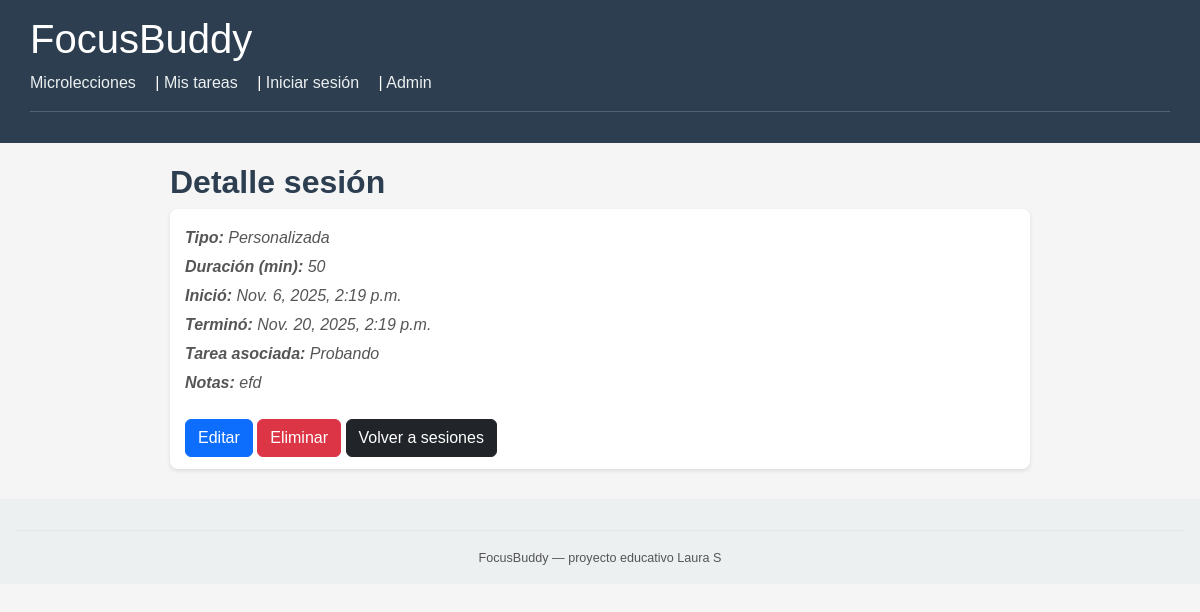
The app's page /sesiones/21/, older data.
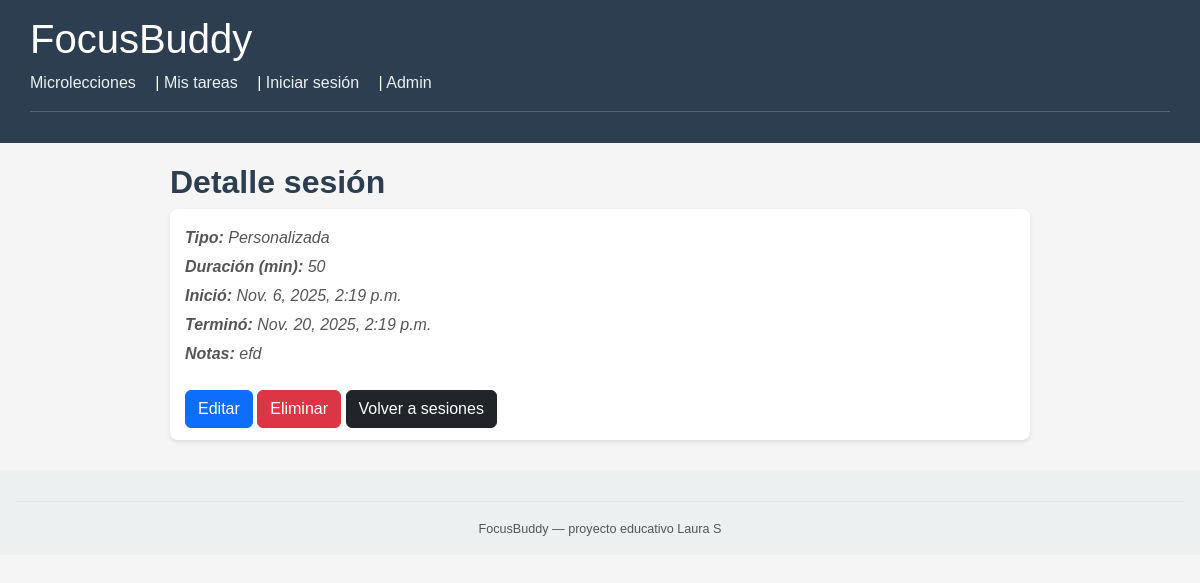
The same page, newer data.
### core/models.py (models this page shows, shortened)
class SesionEstudio(models.Model):
    POMODORO = 'Pomodoro'
    PERSONALIZADA = 'Personalizada'
    TIPOS_SESION = [
        (POMODORO, 'Pomodoro'),
        (PERSONALIZADA, 'Personalizada')
    ]
    usuario = models.ForeignKey(
        Usuario,
        on_delete=models.CASCADE,
        related_name='sesiones',
        null=True,
        blank=True
    )
    tarea = models.ForeignKey(
        Tarea,
        on_delete=models.SET_NULL,
        related_name='sesiones',
        null=True,
        blank=True
    )
    tipo_sesion = models.CharField(
        max_length=20,
        choices=TIPOS_SESION,
        default=POMODORO
    )
    duracion_minutos = models.PositiveIntegerField()
    inicio_en = models.DateTimeField()
    fin_en = models.DateTimeField(null=True, blank=True)
    notas = models.TextField(blank=True)
    creada_en = models.DateTimeField(auto_now_add=True)

class Tarea(models.Model):
    usuario = models.ForeignKey(
        Usuario,
        on_delete=models.CASCADE,
        related_name='tareas',
        null=True,
        blank=True
    )
    titulo = models.CharField(max_length=200)
    descripcion = models.TextField(blank=True)
    minutos_estimados = models.PositiveIntegerField(default=25)
    completada = models.BooleanField(default=False)
    creada_en = models.DateTimeField(auto_now_add=True)

### core/views.py (the view)
# urls.py: path('sesiones/<int:sesion_id>/',   views.DetalleSesionView.as_view(), name='detalle_sesion'),
class DetalleSesionView(DetailView):
    model = SesionEstudio
    template_name = 'core/detalle_sesion.html'
    pk_url_kwarg = 'sesion_id'
    context_object_name = 'sesion'

### core/templates/core/detalle_sesion.html
{% extends "core/base.html" %}
{% block content %}
<h2>Detalle sesión</h2>
<li style="list-style: none;">
<p><strong>Tipo:</strong> {{ sesion.tipo_sesion }}</p>
<p><strong>Duración (min):</strong> {{ sesion.duracion_minutos }}</p>
<p><strong>Inició:</strong> {{ sesion.inicio_en }}</p>
<p><strong>Terminó:</strong> {{ sesion.fin_en }}</p>
{% if sesion.tarea %}
  <p><strong>Tarea asociada:</strong> {{ sesion.tarea.titulo }}</p>
{% endif %}
<p><strong>Notas:</strong> {{ sesion.notas }}</p>
<br>
<a href="{% url 'core:editar_sesion' sesion.id %}" class="btn btn-primary">Editar</a>
<a href="{% url 'core:eliminar_sesion' object.id %}" class="btn btn-danger">Eliminar</a>
<a href="{% url 'core:lista_sesiones' %}"class="btn btn-dark">Volver a sesiones</a>
</li>
{% endblock %}

Row changes from the older to the newer data that the page shows:
changed SesionEstudio "Personalizada": tarea_id 24 → empty (drawn); tarea.titulo "Probando" → (not shown)
Text that changed along with them:
text no longer shown: "Tarea asociada:"
